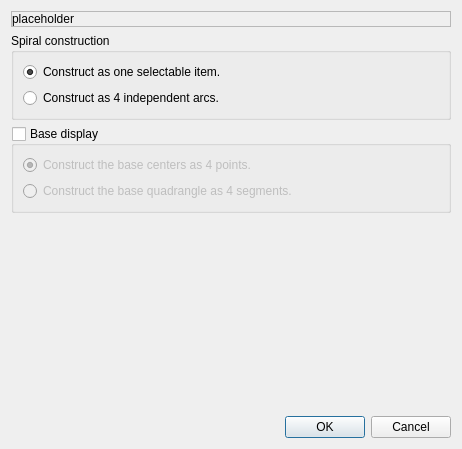
<?xml version="1.0" encoding="UTF-8"?>
<ui version="4.0">
 <class>Dlg_spiral</class>
 <widget class="QDialog" name="Dlg_spiral">
  <property name="geometry">
   <rect>
    <x>0</x>
    <y>0</y>
    <width>462</width>
    <height>449</height>
   </rect>
  </property>
  <property name="sizePolicy">
   <sizepolicy hsizetype="Preferred" vsizetype="MinimumExpanding">
    <horstretch>0</horstretch>
    <verstretch>0</verstretch>
   </sizepolicy>
  </property>
  <property name="windowTitle">
   <string>Drawing options for the 4 centers spiral</string>
  </property>
  <layout class="QVBoxLayout" name="verticalLayout">
   <item>
    <widget class="QLabel" name="label">
     <property name="frameShape">
      <enum>QFrame::StyledPanel</enum>
     </property>
     <property name="text">
      <string>placeholder</string>
     </property>
     <property name="textFormat">
      <enum>Qt::RichText</enum>
     </property>
     <property name="alignment">
      <set>Qt::AlignJustify|Qt::AlignVCenter</set>
     </property>
     <property name="wordWrap">
      <bool>true</bool>
     </property>
     <property name="margin">
      <number>7</number>
     </property>
    </widget>
   </item>
   <item>
    <widget class="QGroupBox" name="grpBoxConstruction">
     <property name="title">
      <string>Spiral construction</string>
     </property>
     <layout class="QVBoxLayout" name="verticalLayout_4">
      <item>
       <widget class="QRadioButton" name="draw1Item">
        <property name="enabled">
         <bool>true</bool>
        </property>
        <property name="text">
         <string>Construct as one selectable item.</string>
        </property>
        <property name="checked">
         <bool>true</bool>
        </property>
       </widget>
      </item>
      <item>
       <widget class="QRadioButton" name="draw4Arcs">
        <property name="text">
         <string>Construct as 4 independent arcs.</string>
        </property>
        <property name="checked">
         <bool>false</bool>
        </property>
       </widget>
      </item>
     </layout>
    </widget>
   </item>
   <item>
    <widget class="QGroupBox" name="grpBoxBaseDisplay">
     <property name="title">
      <string>Base display</string>
     </property>
     <property name="checkable">
      <bool>true</bool>
     </property>
     <property name="checked">
      <bool>false</bool>
     </property>
     <layout class="QVBoxLayout" name="verticalLayout_3">
      <item>
       <widget class="QRadioButton" name="displayCenters">
        <property name="text">
         <string>Construct the base centers as 4 points.</string>
        </property>
        <property name="checked">
         <bool>true</bool>
        </property>
       </widget>
      </item>
      <item>
       <widget class="QRadioButton" name="displaySegments">
        <property name="text">
         <string>Construct the base quadrangle as 4 segments.</string>
        </property>
       </widget>
      </item>
     </layout>
    </widget>
   </item>
   <item>
    <spacer name="verticalSpacer">
     <property name="orientation">
      <enum>Qt::Vertical</enum>
     </property>
     <property name="sizeHint" stdset="0">
      <size>
       <width>20</width>
       <height>40</height>
      </size>
     </property>
    </spacer>
   </item>
   <item>
    <widget class="QDialogButtonBox" name="buttonBox">
     <property name="orientation">
      <enum>Qt::Horizontal</enum>
     </property>
     <property name="standardButtons">
      <set>QDialogButtonBox::Cancel|QDialogButtonBox::Ok</set>
     </property>
    </widget>
   </item>
  </layout>
 </widget>
 <resources/>
 <connections>
  <connection>
   <sender>buttonBox</sender>
   <signal>accepted()</signal>
   <receiver>Dlg_spiral</receiver>
   <slot>accept()</slot>
   <hints>
    <hint type="sourcelabel">
     <x>248</x>
     <y>254</y>
    </hint>
    <hint type="destinationlabel">
     <x>157</x>
     <y>274</y>
    </hint>
   </hints>
  </connection>
  <connection>
   <sender>buttonBox</sender>
   <signal>rejected()</signal>
   <receiver>Dlg_spiral</receiver>
   <slot>reject()</slot>
   <hints>
    <hint type="sourcelabel">
     <x>316</x>
     <y>260</y>
    </hint>
    <hint type="destinationlabel">
     <x>286</x>
     <y>274</y>
    </hint>
   </hints>
  </connection>
 </connections>
</ui>
